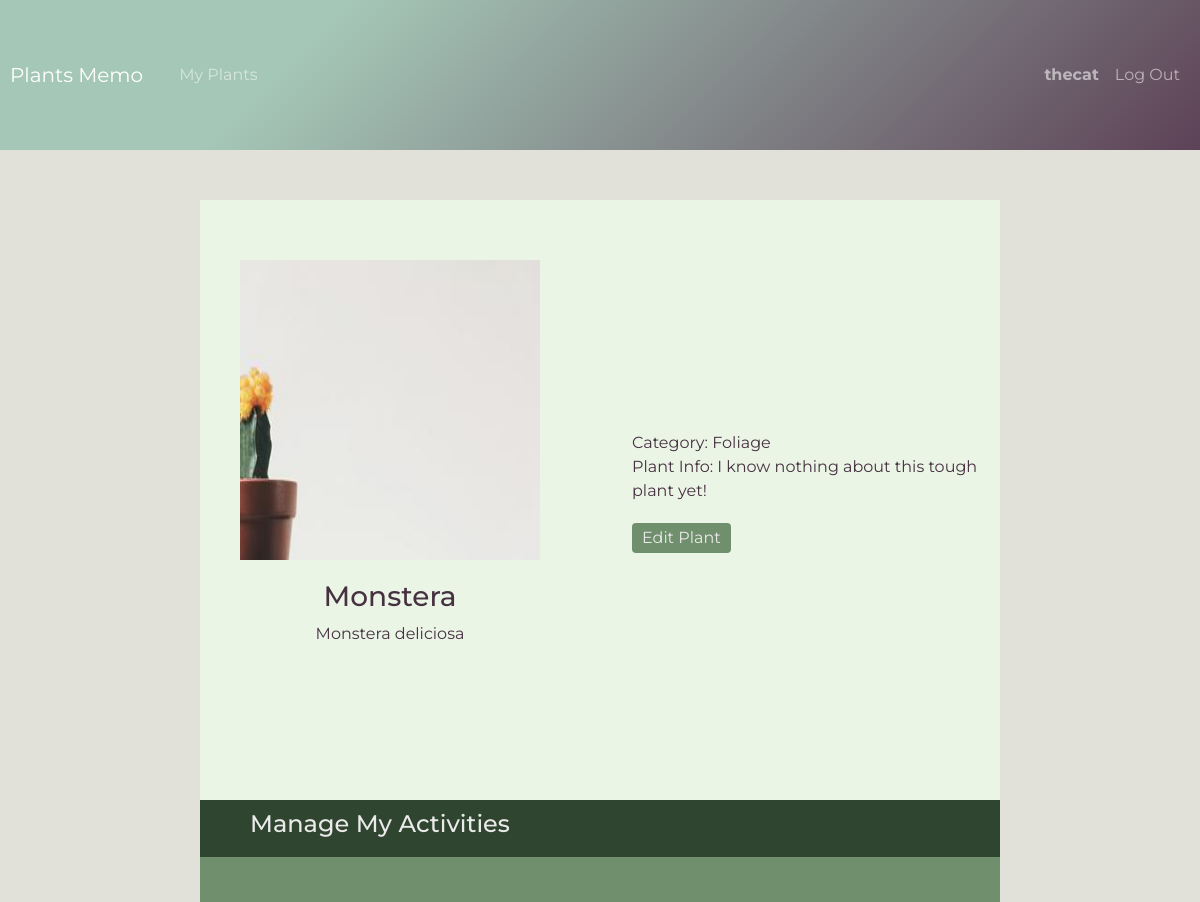
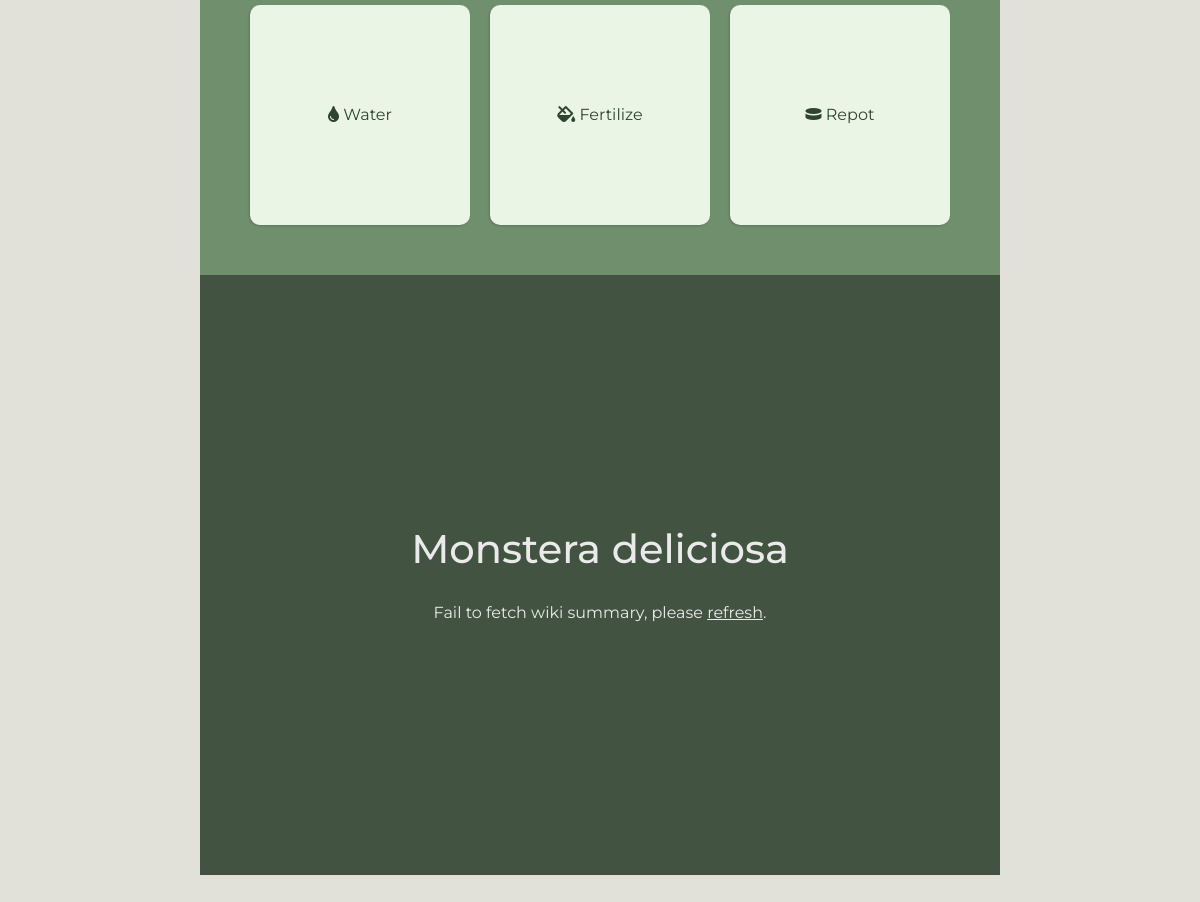
Screenshot of /plant/1 (signed in) with the database file from the repository (2 pictures, top to bottom).
### plants/models.py (models this page shows, shortened)
class User(AbstractUser):
    def __str__(self):
        return self.username

class Plant(models.Model):
    owner = models.ForeignKey(User, on_delete=models.SET_NULL,
                              null=True, related_name='user_plants', blank=True)
    common_name = models.CharField(max_length=100)
    scientific_name = models.CharField(max_length=100, blank=True, null=True)
    category = models.CharField(max_length=30, choices=plant_categories, blank=True, null=True)
    info = models.TextField(blank=True, null=True)
    image = models.ImageField(upload_to="images/", default="default.jpeg")
    watering_period = models.IntegerField(
        default=7, validators=[MinValueValidator(1)])
    last_watered = models.DateField(default=timezone.now, validators=[
                                    MaxValueValidator(datetime.date.today)])
    def __str__(self):
        return self.common_name

### plants/views.py (the view)
# urls.py: path('plant/<int:plant_id>', views.plant, name='plant'),
@login_required
def plant(request, plant_id):
    try:
        plant = Plant.objects.get(pk=plant_id)
    except Plant.DoesNotExist:
        return JsonResponse({
            "error": "Plant not found."
        }, status=404)
    f = Fertilizing.objects.filter(plant=plant_id).first()
    r = Repotting.objects.filter(plant=plant_id).first()
    return render(request, "plants/plant.html", {
        'plant': plant,
        'f': f,
        'r': r,
    })

### plants/templates/plants/plant.html (shortened to what this page needs)
{% extends "plants/layout.html" %}
{% block content %}
<div class="main-container2">
    <div class="div-container">
        <div class="left-column">
            <div id='plantImgDiv'><img class='plantImg' src="{{ plant.image.url }}" alt="plant image"></div>
            <div id="cmNameDiv" data-name='{{ plant }}'><h3>{{ plant }}</h3></div>
            {% if plant.scientific_name %}
                <div id="scNameDiv" data-scname='{{ plant.scientific_name }}'><p>{{ plant.scientific_name }}</p></div>
            {% endif %}
        </div>
        <div class="right-column">
            <div>
                <ul>
                    <li id="categoryLi">Category: <span>{{ plant.category }}</span></li>
                    <li id="infoLi">Plant Info: <span>{{ plant.info }}</span></li>
                    <div class="margin-top-20">
                        <a href="{% url 'editform' plant.id %}" class="btn myBtn">Edit Plant</a>
                    </div>
                </ul>
            </div>
        </div>
    </div>
    <div class="div-container-title">
        <h4>Manage My Activities</h4>
    </div>
    <div class="div-container3">
        <div id="wateringDiv" data-plant="{{ plant.id }}"  class="activityDiv">
            <div id="w_general" class="activityGeneral">
                <div class="toolkit">
                </div>
                <div class="activityName"><i class="fas fa-tint"></i><span> Water</span></div>
            </div>
        </div>
        <div id="fertilizingDiv" data-plant="{{ plant.id }}" class="activityDiv">
            {% if f %}
                <div id="f_general" class="activityGeneral">
                    <div class="toolkit">
                    </div>
                    <div class="activityName"><i class="fas fa-fill-drip"></i><span> Fertilize</span></div>
                </div>
            {% endif %}
        </div>
        <div id="repottingDiv" data-plant="{{ plant.id }}" class="activityDiv">
            {% if r %}
                <div id="r_general" class="activityGeneral">
                    <div class="toolkit">
                    </div>
                    <div class="activityName"><i class="fas fa-hockey-puck"></i><span> Repot</span></div>
                </div>
            {% endif %}
        </div>
    </div>
    <div class="div-container2">
        {% if plant.scientific_name %}
            <h1>{{ plant.scientific_name }}</h1>
            <div class="wikiSum">Fail to fetch wiki summary, please <a class="wiki_link" id="refresh">refresh</a>.</div>
        {% else %}
            <h4>Add a scientific name to show wiki info.</h4>
            <div>
                <input autofocus id="addNameInput" type="text" placeholder="Scientific Name">
                <button id="addNameBtn" data-plant="{{ plant.id }}" class="btn btn-outline-light">Add</button>
            </div>
        {% endif %}
    </div>
</div>
{% endblock %}

### plants/templates/plants/layout.html (shortened to what this page needs)
{% load static %}
<!DOCTYPE html>
<html lang="en">
<head>
    <link rel="stylesheet" href="https://cdnjs.cloudflare.com/ajax/libs/font-awesome/5.15.3/css/all.min.css">
    <link href="https://cdn.jsdelivr.net/npm/bootstrap@5.1.0/dist/css/bootstrap.min.css" rel="stylesheet"
>
    <link rel="stylesheet" href="{% static 'plants/style.css' %}">
</head>
<body>
    <nav class="mynavbar navbar navbar-expand-lg navbar-dark bg-dark">
        <a class="navbar-brand">Plants Memo</a>
        <div class="container-fluid">
            <ul class="navbar-nav mr-auto">
                {% if user.is_authenticated %}
                    <li class="nav-item">
                        <a href="{% url 'index' %}" class="nav-link">My Plants</a>
                    </li>
                {% endif %}
            </ul>
            <ul class="navbar-nav mr-auto">
                {% if user.is_authenticated %}
                    <li class="nav-item">
                        <a class="nav-link"><strong>{{ user.username }}</strong></a>
                    </li>
                    <li class="nav-item">
                        <a href="{% url 'logout' %}" class="nav-link">Log Out</a>
                    </li>
                {% endif %}
            </ul>
        </div>
    </nav>
    <div class="content">
        {% block content %}
        {% endblock %}
    </div>
</body>
</html>

### plants/static/plants/style.css (style rules this page uses)
body { background-color: #e2e1d9; overflow: auto; color:#463141; font-family: 'Raleway', sans-serif; font-family: 'Montserrat', sans-serif; }
p { margin-bottom: 2px; }
ul { list-style: none; }
a { text-decoration: none; color:#7e978b; }
.margin-top-20 { margin-top: 20px; }
.myBtn { padding: 3px 10px; border: none; background-color: rgb(112, 143,109); color: #eaeaea; }
.mynavbar { padding-left: 10px; background-color: #5d4257; background-image: linear-gradient(315deg, #5d4257 0%, #a5c7b7 74%); height: 150px; color: #eaeaea; }
.main-container2 { width: 800px; margin: 0 auto; padding-top: 50px; padding-bottom: 50px; }
.div-container { background-color: rgb(235, 245,230); padding: 20px; height: 600px; display: flex; }
.left-column { justify-content: center; padding: 20px; text-align: center; }
.right-column { margin-left: 40px; display: flex; flex-direction: column; justify-content: center; align-items: center; }
.plantImg { display: block; margin: 20px auto; height: 300px; width: 300px; }
.div-container-title { background-color: rgb(47, 69, 47); color: #eaeaea; padding: 10px 50px; justify-content: center; }
.div-container3 { background-color: rgb(112, 143,109); color:#eaeaea; padding: 50px 20px; display: grid; grid-template-columns: repeat(auto-fit, 220px); justify-content: center; gap: 20px; }
.activityDiv { box-shadow: -1px 1px 3px -1px rgba(0, 0, 0, 0.35); height: 220px; background-color: rgb(235, 245,230); color: rgb(47, 69, 47); overflow: scroll; position: relative; border-radius: 10px; display: flex; flex-direction: column; align-items: center; justify-content: center; }
.activityGeneral { display: flex; flex-direction: column; align-items: center; justify-content: center; }
.toolkit { position: absolute; top: 5px; right: 10px; }
.div-container2 { background-color: rgb(66, 83,66); height: 600px; display: flex; flex-direction: column; align-items: center; justify-content: center; row-gap: 20px; color: #eaeaea; }
.wikiSum { overflow: scroll; max-width: 650px; max-height: 400px; text-align: justify; }
.wiki_link { color: #eaeaea; text-decoration: underline; cursor: pointer; }

### rows the page displays
User: username "thecat"
Plant: image (picture), common_name "Monstera", scientific_name "Monstera deliciosa", category "Foliage", info "I know nothing about this tough plant yet!"
